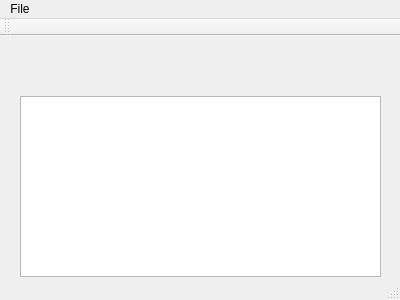
<?xml version="1.0" encoding="UTF-8"?>
<ui version="4.0">
 <class>MainWindow</class>
 <widget class="QMainWindow" name="MainWindow">
  <property name="geometry">
   <rect>
    <x>0</x>
    <y>0</y>
    <width>400</width>
    <height>300</height>
   </rect>
  </property>
  <property name="windowTitle">
   <string>MainWindow</string>
  </property>
  <widget class="QWidget" name="centralWidget">
   <widget class="QTextEdit" name="logEdit">
    <property name="geometry">
     <rect>
      <x>20</x>
      <y>60</y>
      <width>361</width>
      <height>181</height>
     </rect>
    </property>
   </widget>
  </widget>
  <widget class="QMenuBar" name="menuBar">
   <property name="geometry">
    <rect>
     <x>0</x>
     <y>0</y>
     <width>400</width>
     <height>21</height>
    </rect>
   </property>
   <widget class="QMenu" name="menuFile">
    <property name="title">
     <string>File</string>
    </property>
    <addaction name="actionOpen"/>
   </widget>
   <addaction name="menuFile"/>
  </widget>
  <widget class="QToolBar" name="mainToolBar">
   <attribute name="toolBarArea">
    <enum>TopToolBarArea</enum>
   </attribute>
   <attribute name="toolBarBreak">
    <bool>false</bool>
   </attribute>
  </widget>
  <widget class="QStatusBar" name="statusBar"/>
  <action name="actionOpen">
   <property name="text">
    <string>Open</string>
   </property>
   <property name="shortcut">
    <string>Ctrl+O</string>
   </property>
  </action>
 </widget>
 <layoutdefault spacing="6" margin="11"/>
 <resources/>
 <connections/>
</ui>
